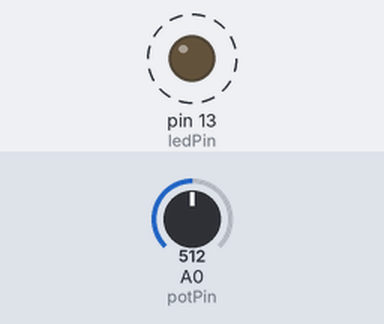
This sketch was run on a simulated Arduino Uno, built with avr-gcc and run on an emulated ATmega328P. On the bench: output pins drawn as LEDs (lit = HIGH). Dashed ring = blinking. Inputs (shaded band) come from the test bench; at power-on: A0 (potPin) = 512. What the sketch prints to the serial monitor is not drawn.

Above: at 1.2 s.
1.3 s: A0 (potPin) set to 716
4.3 s: A0 (potPin) set to 511
Timing chart, 0 to 13.3 s (numbered marks = the images above; inputs shaded):
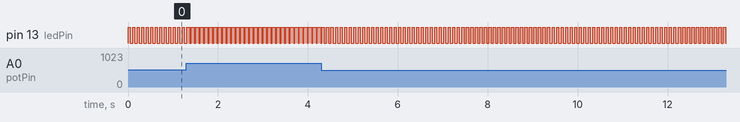

The sketch:

5.7_Changing_the_Range_of_Values.ino
```cpp
/*
 *
 * - Map the range of analog values from a pot to scale from 0 - 100
 */

#include <Streaming.h>

const int potPin = 0;   // Input put for Potentiometer
int ledPin = 13;

void setup() {
  pinMode(ledPin, OUTPUT);
  Serial.begin(9600);
}

void loop() {
  int val;                            // Value coming from the sensor
  int percent;                        // The mapped value

  val = analogRead(potPin);          // Read the voltage on the pot (value ranges from 0 - 1023)

  percent = map(val,0,1023,0,100);  // Percent will range from 0 - 100
  digitalWrite(ledPin, HIGH);
  delay(percent);
  digitalWrite(ledPin, LOW);
  delay(100 - percent);           // Off time is 100 minus On time
  Serial << percent << "%" << endl;        // Show the % of pot rotation
}
```

Measured:
- by itself, pin 13 (ledPin): alternates HIGH for 0.05 s and LOW for 0.05 s
